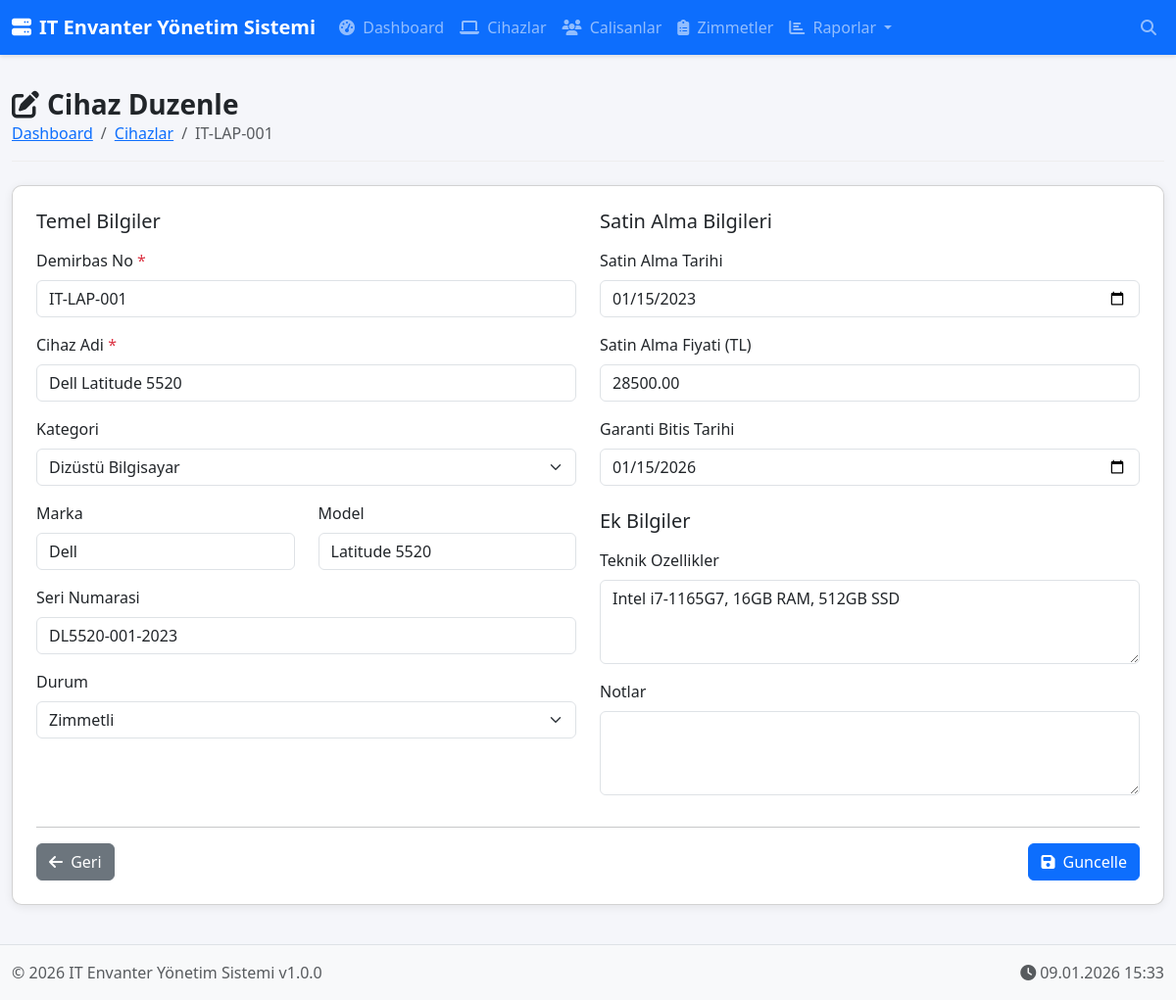
The app's page /device_edit.php?id=1 with its own data.
### tables this page shows
CREATE TABLE devices (
    id INT AUTO_INCREMENT PRIMARY KEY,
    asset_tag VARCHAR(50) UNIQUE NOT NULL,
    name VARCHAR(100) NOT NULL,
    category_id INT,
    brand VARCHAR(50),
    model VARCHAR(100),
    serial_number VARCHAR(100) UNIQUE,
    purchase_date DATE,
    purchase_price DECIMAL(10,2),
    warranty_end_date DATE,
    status ENUM('available', 'assigned', 'maintenance', 'retired', 'lost') DEFAULT 'available',
    specifications TEXT,
    notes TEXT,
    created_at TIMESTAMP DEFAULT CURRENT_TIMESTAMP,
    updated_at TIMESTAMP DEFAULT CURRENT_TIMESTAMP ON UPDATE CURRENT_TIMESTAMP,
    FOREIGN KEY (category_id) REFERENCES device_categories(id) ON DELETE SET NULL
);

CREATE TABLE device_categories (
    id INT AUTO_INCREMENT PRIMARY KEY,
    name VARCHAR(50) NOT NULL,
    description TEXT,
    icon VARCHAR(50) DEFAULT 'fa-desktop'
);

### includes/Database.php (called while the page is built, shortened)
<?php
class Database {
    private static $instance = null;
    private $connection;
    private function __construct() {
        try {
            $dsn = "mysql:host=" . DB_HOST . ";dbname=" . DB_NAME . ";charset=" . DB_CHARSET;
            $options = [
                PDO::ATTR_ERRMODE => PDO::ERRMODE_EXCEPTION,
                PDO::ATTR_DEFAULT_FETCH_MODE => PDO::FETCH_ASSOC,
                PDO::ATTR_EMULATE_PREPARES => false,
            ];
            $this->connection = new PDO($dsn, DB_USER, DB_PASS, $options);
        } catch (PDOException $e) {
            die("Veritabanı bağlantı hatası: " . $e->getMessage());
        }
    }
    public static function getInstance() {
        if (self::$instance === null) {
            self::$instance = new self();
        }
        return self::$instance;
    }
    public function query($sql, $params = []) {
        $stmt = $this->connection->prepare($sql);
        $stmt->execute($params);
        return $stmt;
    }
    public function fetch($sql, $params = []) {
        return $this->query($sql, $params)->fetch();
    }
    public function fetchAll($sql, $params = []) {
        return $this->query($sql, $params)->fetchAll();
    }
}

### device_edit.php (the view, shortened to what this page needs)
<?php
require_once 'includes/header.php';
$deviceId = $_GET['id'] ?? 0;
$device = $db->fetch("SELECT * FROM devices WHERE id = ?", [$deviceId]);
$categories = $db->fetchAll("SELECT * FROM device_categories ORDER BY name");
?>
<div class="page-header">
    <h1><i class="fas fa-edit me-2"></i>Cihaz Duzenle</h1>
    <nav aria-label="breadcrumb">
        <ol class="breadcrumb">
            <li class="breadcrumb-item"><a href="index.php">Dashboard</a></li>
            <li class="breadcrumb-item"><a href="devices.php">Cihazlar</a></li>
            <li class="breadcrumb-item active"><?= htmlspecialchars($device['asset_tag']) ?></li>
        </ol>
    </nav>
</div>
<div class="card content-card">
    <div class="card-body">
        <form method="POST" class="needs-validation" novalidate>
            <div class="row">
                <div class="col-md-6">
                    <h5 class="mb-3">Temel Bilgiler</h5>
                    <div class="mb-3">
                        <label class="form-label">Demirbas No <span class="text-danger">*</span></label>
                        <input type="text" name="asset_tag" class="form-control" required
                               value="<?= htmlspecialchars($device['asset_tag']) ?>">
                    </div>
                    <div class="mb-3">
                        <label class="form-label">Cihaz Adi <span class="text-danger">*</span></label>
                        <input type="text" name="name" class="form-control" required
                               value="<?= htmlspecialchars($device['name']) ?>">
                    </div>
                    <div class="mb-3">
                        <label class="form-label">Kategori</label>
                        <select name="category_id" class="form-select">
                            <?php foreach ($categories as $cat): ?>
                            <option value="<?= $cat['id'] ?>" <?= $device['category_id'] == $cat['id'] ? 'selected' : '' ?>>
                                <?= htmlspecialchars($cat['name']) ?>
                            </option>
                            <?php endforeach; ?>
                        </select>
                    </div>
                    <div class="row">
                        <div class="col-md-6 mb-3">
                            <label class="form-label">Marka</label>
                            <input type="text" name="brand" class="form-control"
                                   value="<?= htmlspecialchars($device['brand'] ?? '') ?>">
                        </div>
                        <div class="col-md-6 mb-3">
                            <label class="form-label">Model</label>
                            <input type="text" name="model" class="form-control"
                                   value="<?= htmlspecialchars($device['model'] ?? '') ?>">
                        </div>
                    </div>
                    <div class="mb-3">
                        <label class="form-label">Seri Numarasi</label>
                        <input type="text" name="serial_number" class="form-control"
                               value="<?= htmlspecialchars($device['serial_number'] ?? '') ?>">
                    </div>
                    <div class="mb-3">
                        <label class="form-label">Durum</label>
                        <select name="status" class="form-select">
                            <option value="assigned" <?= $device['status'] == 'assigned' ? 'selected' : '' ?>>Zimmetli</option>
                        </select>
                    </div>
                </div>
                <div class="col-md-6">
                    <h5 class="mb-3">Satin Alma Bilgileri</h5>
                    <div class="mb-3">
                        <label class="form-label">Satin Alma Tarihi</label>
                        <input type="date" name="purchase_date" class="form-control"
                               value="<?= $device['purchase_date'] ?? '' ?>">
                    </div>
                    <div class="mb-3">
                        <label class="form-label">Satin Alma Fiyati (TL)</label>
                        <input type="number" name="purchase_price" class="form-control" step="0.01" min="0"
                               value="<?= $device['purchase_price'] ?? '' ?>">
                    </div>
                    <div class="mb-3">
                        <label class="form-label">Garanti Bitis Tarihi</label>
                        <input type="date" name="warranty_end_date" class="form-control"
                               value="<?= $device['warranty_end_date'] ?? '' ?>">
                    </div>
                    <h5 class="mb-3 mt-4">Ek Bilgiler</h5>
                    <div class="mb-3">
                        <label class="form-label">Teknik Ozellikler</label>
                        <textarea name="specifications" class="form-control" rows="3"><?= htmlspecialchars($device['specifications'] ?? '') ?></textarea>
                    </div>
                    <div class="mb-3">
                        <label class="form-label">Notlar</label>
                        <textarea name="notes" class="form-control" rows="3"><?= htmlspecialchars($device['notes'] ?? '') ?></textarea>
                    </div>
                </div>
            </div>
            <hr>
            <div class="d-flex justify-content-between">
                <a href="device_detail.php?id=<?= $deviceId ?>" class="btn btn-secondary">
                    <i class="fas fa-arrow-left me-1"></i> Geri
                </a>
                <button type="submit" class="btn btn-primary">
                    <i class="fas fa-save me-1"></i> Guncelle
                </button>
            </div>
        </form>
    </div>
</div>
<?php require_once 'includes/footer.php'; ?>

### assets/css/style.css (style rules this page uses)
:root { --primary-color: #0d6efd; --secondary-color: #6c757d; --success-color: #198754; --warning-color: #ffc107; --danger-color: #dc3545; --info-color: #0dcaf0; --dark-color: #212529; --light-color: #f8f9fa; }
body { font-family: 'Segoe UI', Tahoma, Geneva, Verdana, sans-serif; background-color: #f5f6fa; min-height: 100vh; display: flex; flex-direction: column; }
.content-card { background: white; border-radius: 10px; box-shadow: 0 2px 10px rgba(0,0,0,0.08); margin-bottom: 20px; }
.content-card .card-body { padding: 1.5rem; }
.page-header { margin-bottom: 1.5rem; padding-bottom: 1rem; border-bottom: 1px solid #eee; }
.page-header h1 { font-size: 1.75rem; font-weight: 600; color: var(--dark-color); margin: 0; }
.page-header .breadcrumb { margin: 0; padding: 0; background: none; }
.form-label { font-weight: 500; color: var(--dark-color); }

### records on screen
devices: asset_tag "IT-LAP-001", name "Dell Latitude 5520", category_id "Dizüstü Bilgisayar", brand "Dell", model "Latitude 5520", serial_number "DL5520-001-2023", status "Zimmetli", purchase_date "01/15/2023", purchase_price "28500.00", warranty_end_date "01/15/2026", specifications "Intel i7-1165G7, 16GB RAM, 512GB SSD"

### other values on screen
APP_NAME "IT Envanter Yönetim Sistemi"
APP_VERSION "1.0.0"
